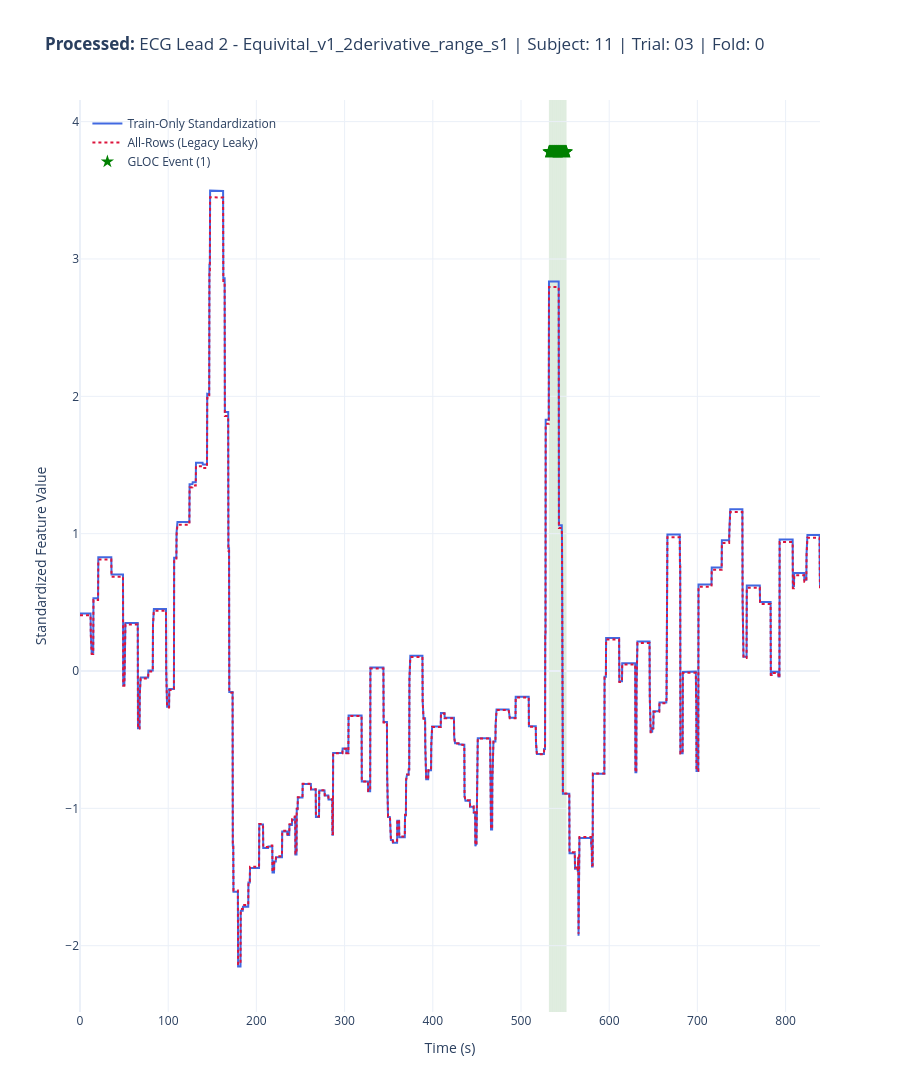

Notebook code for this chart:
### Code cell
# Define your parameters
RESULTS_DIR = "../../../Results/Traditional_Standardization_Metrics/Complete_Explicit"
MODEL = "KNN"  # e.g., "RandomForest"
FOLD = 0
SUBJECT = "11"            # Replace with actual subject ID from your data
TRIAL = "03"              # Replace with actual trial ID

# 1. Plot Processed Data (Train-Only vs All-Rows)
# If you know the exact processed name (e.g., "EEG_C3_s1"), use it directly.
# Otherwise, pass the base name and it will auto-resolve to _s1 or _s2.
fig_processed = plot_standardization_comparison(
    base_results_dir=RESULTS_DIR,
    model_name=MODEL,
    fold_id=FOLD,
    subject_id=SUBJECT,
    trial_id=TRIAL,
    feature_name="ECG Lead 2 - Equivital_v1_2derivative_range",
    data_source="processed",
    processed_variant="s1"
)
fig_processed.show()

### Figure 1 — Plotly figure (JSON) as saved in the notebook; plotly's stock layout.template omitted (floating-point values rounded to 4 significant figures; data arrays with more than 128 entries replaced by an {"elided": "..."} marker saying what was removed)
{"data": [{"line": {"color": "royalblue", "width": 2}, "marker": {"opacity": 0.8, "size": 5, "symbol": "circle"}, "mode": "lines", "name": "Train-Only Standardization", "x": {"elided": "3357 float values"}, "y": {"elided": "3357 float values"}, "type": "scatter"}, {"line": {"color": "crimson", "dash": "dot", "width": 2}, "marker": {"opacity": 0.8, "size": 5, "symbol": "square"}, "mode": "lines", "name": "All-Rows (Legacy Leaky)", "x": {"elided": "3357 float values"}, "y": {"elided": "3357 float values"}, "type": "scatter"}, {"marker": {"color": "green", "size": 10, "symbol": "star"}, "mode": "markers", "name": "GLOC Event (1)", "showlegend": true, "x": [531.8, 532.0, 532.2, 532.5, 532.8, 533.0, 533.2, 533.5, 533.8, 534.0, 534.2, 534.5, 534.8, 535.0, 535.2, 535.5, 535.8, 536.0, 536.2, 536.5, 536.8, 537.0, 537.2, 537.5, 537.8, 538.0, 538.2, 538.5, 538.8, 539.0, 539.2, 539.5, 539.8, 540.0, 540.2, 540.5, 540.8, 541.0, 541.2, 541.5, 541.8, 542.0, 542.2, 542.5, 542.8, 543.0, 543.2, 543.5, 543.8, 544.0, 544.2, 544.5, 544.8, 545.0, 545.2, 545.5, 545.8, 546.0, 546.2, 546.5, 546.8, 547.0, 547.2, 547.5, 547.8, 548.0, 548.2, 548.5, 548.8, 549.0, 549.2, 549.5, 549.8, 550.0, 550.2, 550.5, 550.8, 551.0, 551.2, 551.5], "y": [3.78, 3.78, 3.78, 3.78, 3.78, 3.78, 3.78, 3.78, 3.78, 3.78, 3.78, 3.78, 3.78, 3.78, 3.78, 3.78, 3.78, 3.78, 3.78, 3.78, 3.78, 3.78, 3.78, 3.78, 3.78, 3.78, 3.78, 3.78, 3.78, 3.78, 3.78, 3.78, 3.78, 3.78, 3.78, 3.78, 3.78, 3.78, 3.78, 3.78, 3.78, 3.78, 3.78, 3.78, 3.78, 3.78, 3.78, 3.78, 3.78, 3.78, 3.78, 3.78, 3.78, 3.78, 3.78, 3.78, 3.78, 3.78, 3.78, 3.78, 3.78, 3.78, 3.78, 3.78, 3.78, 3.78, 3.78, 3.78, 3.78, 3.78, 3.78, 3.78, 3.78, 3.78, 3.78, 3.78, 3.78, 3.78, 3.78, 3.78], "type": "scatter"}], "layout": {"shapes": [{"fillcolor": "green", "layer": "below", "line": {"width": 0}, "opacity": 0.15, "type": "rect", "x0": 531.6, "x1": 531.9, "xref": "x", "y0": 0, "y1": 1, "yref": "y domain"}, {"fillcolor": "green", "layer": "below", "line": {"width": 0}, "opacity": 0.15, "type": "rect", "x0": 531.9, "x1": 532.1, "xref": "x", "y0": 0, "y1": 1, "yref": "y domain"}, {"fillcolor": "green", "layer": "below", "line": {"width": 0}, "opacity": 0.15, "type": "rect", "x0": 532.1, "x1": 532.4, "xref": "x", "y0": 0, "y1": 1, "yref": "y domain"}, {"fillcolor": "green", "layer": "below", "line": {"width": 0}, "opacity": 0.15, "type": "rect", "x0": 532.4, "x1": 532.6, "xref": "x", "y0": 0, "y1": 1, "yref": "y domain"}, {"fillcolor": "green", "layer": "below", "line": {"width": 0}, "opacity": 0.15, "type": "rect", "x0": 532.6, "x1": 532.9, "xref": "x", "y0": 0, "y1": 1, "yref": "y domain"}, {"fillcolor": "green", "layer": "below", "line": {"width": 0}, "opacity": 0.15, "type": "rect", "x0": 532.9, "x1": 533.1, "xref": "x", "y0": 0, "y1": 1, "yref": "y domain"}, {"fillcolor": "green", "layer": "below", "line": {"width": 0}, "opacity": 0.15, "type": "rect", "x0": 533.1, "x1": 533.4, "xref": "x", "y0": 0, "y1": 1, "yref": "y domain"}, {"fillcolor": "green", "layer": "below", "line": {"width": 0}, "opacity": 0.15, "type": "rect", "x0": 533.4, "x1": 533.6, "xref": "x", "y0": 0, "y1": 1, "yref": "y domain"}, {"fillcolor": "green", "layer": "below", "line": {"width": 0}, "opacity": 0.15, "type": "rect", "x0": 533.6, "x1": 533.9, "xref": "x", "y0": 0, "y1": 1, "yref": "y domain"}, {"fillcolor": "green", "layer": "below", "line": {"width": 0}, "opacity": 0.15, "type": "rect", "x0": 533.9, "x1": 534.1, "xref": "x", "y0": 0, "y1": 1, "yref": "y domain"}, {"fillcolor": "green", "layer": "below", "line": {"width": 0}, "opacity": 0.15, "type": "rect", "x0": 534.1, "x1": 534.4, "xref": "x", "y0": 0, "y1": 1, "yref": "y domain"}, {"fillcolor": "green", "layer": "below", "line": {"width": 0}, "opacity": 0.15, "type": "rect", "x0": 534.4, "x1": 534.6, "xref": "x", "y0": 0, "y1": 1, "yref": "y domain"}, {"fillcolor": "green", "layer": "below", "line": {"width": 0}, "opacity": 0.15, "type": "rect", "x0": 534.6, "x1": 534.9, "xref": "x", "y0": 0, "y1": 1, "yref": "y domain"}, {"fillcolor": "green", "layer": "below", "line": {"width": 0}, "opacity": 0.15, "type": "rect", "x0": 534.9, "x1": 535.1, "xref": "x", "y0": 0, "y1": 1, "yref": "y domain"}, {"fillcolor": "green", "layer": "below", "line": {"width": 0}, "opacity": 0.15, "type": "rect", "x0": 535.1, "x1": 535.4, "xref": "x", "y0": 0, "y1": 1, "yref": "y domain"}, {"fillcolor": "green", "layer": "below", "line": {"width": 0}, "opacity": 0.15, "type": "rect", "x0": 535.4, "x1": 535.6, "xref": "x", "y0": 0, "y1": 1, "yref": "y domain"}, {"fillcolor": "green", "layer": "below", "line": {"width": 0}, "opacity": 0.15, "type": "rect", "x0": 535.6, "x1": 535.9, "xref": "x", "y0": 0, "y1": 1, "yref": "y domain"}, {"fillcolor": "green", "layer": "below", "line": {"width": 0}, "opacity": 0.15, "type": "rect", "x0": 535.9, "x1": 536.1, "xref": "x", "y0": 0, "y1": 1, "yref": "y domain"}, {"fillcolor": "green", "layer": "below", "line": {"width": 0}, "opacity": 0.15, "type": "rect", "x0": 536.1, "x1": 536.4, "xref": "x", "y0": 0, "y1": 1, "yref": "y domain"}, {"fillcolor": "green", "layer": "below", "line": {"width": 0}, "opacity": 0.15, "type": "rect", "x0": 536.4, "x1": 536.6, "xref": "x", "y0": 0, "y1": 1, "yref": "y domain"}, {"fillcolor": "green", "layer": "below", "line": {"width": 0}, "opacity": 0.15, "type": "rect", "x0": 536.6, "x1": 536.9, "xref": "x", "y0": 0, "y1": 1, "yref": "y domain"}, {"fillcolor": "green", "layer": "below", "line": {"width": 0}, "opacity": 0.15, "type": "rect", "x0": 536.9, "x1": 537.1, "xref": "x", "y0": 0, "y1": 1, "yref": "y domain"}, {"fillcolor": "green", "layer": "below", "line": {"width": 0}, "opacity": 0.15, "type": "rect", "x0": 537.1, "x1": 537.4, "xref": "x", "y0": 0, "y1": 1, "yref": "y domain"}, {"fillcolor": "green", "layer": "below", "line": {"width": 0}, "opacity": 0.15, "type": "rect", "x0": 537.4, "x1": 537.6, "xref": "x", "y0": 0, "y1": 1, "yref": "y domain"}, {"fillcolor": "green", "layer": "below", "line": {"width": 0}, "opacity": 0.15, "type": "rect", "x0": 537.6, "x1": 537.9, "xref": "x", "y0": 0, "y1": 1, "yref": "y domain"}, {"fillcolor": "green", "layer": "below", "line": {"width": 0}, "opacity": 0.15, "type": "rect", "x0": 537.9, "x1": 538.1, "xref": "x", "y0": 0, "y1": 1, "yref": "y domain"}, {"fillcolor": "green", "layer": "below", "line": {"width": 0}, "opacity": 0.15, "type": "rect", "x0": 538.1, "x1": 538.4, "xref": "x", "y0": 0, "y1": 1, "yref": "y domain"}, {"fillcolor": "green", "layer": "below", "line": {"width": 0}, "opacity": 0.15, "type": "rect", "x0": 538.4, "x1": 538.6, "xref": "x", "y0": 0, "y1": 1, "yref": "y domain"}, {"fillcolor": "green", "layer": "below", "line": {"width": 0}, "opacity": 0.15, "type": "rect", "x0": 538.6, "x1": 538.9, "xref": "x", "y0": 0, "y1": 1, "yref": "y domain"}, {"fillcolor": "green", "layer": "below", "line": {"width": 0}, "opacity": 0.15, "type": "rect", "x0": 538.9, "x1": 539.1, "xref": "x", "y0": 0, "y1": 1, "yref": "y domain"}, {"fillcolor": "green", "layer": "below", "line": {"width": 0}, "opacity": 0.15, "type": "rect", "x0": 539.1, "x1": 539.4, "xref": "x", "y0": 0, "y1": 1, "yref": "y domain"}, {"fillcolor": "green", "layer": "below", "line": {"width": 0}, "opacity": 0.15, "type": "rect", "x0": 539.4, "x1": 539.6, "xref": "x", "y0": 0, "y1": 1, "yref": "y domain"}, {"fillcolor": "green", "layer": "below", "line": {"width": 0}, "opacity": 0.15, "type": "rect", "x0": 539.6, "x1": 539.9, "xref": "x", "y0": 0, "y1": 1, "yref": "y domain"}, {"fillcolor": "green", "layer": "below", "line": {"width": 0}, "opacity": 0.15, "type": "rect", "x0": 539.9, "x1": 540.1, "xref": "x", "y0": 0, "y1": 1, "yref": "y domain"}, {"fillcolor": "green", "layer": "below", "line": {"width": 0}, "opacity": 0.15, "type": "rect", "x0": 540.1, "x1": 540.4, "xref": "x", "y0": 0, "y1": 1, "yref": "y domain"}, {"fillcolor": "green", "layer": "below", "line": {"width": 0}, "opacity": 0.15, "type": "rect", "x0": 540.4, "x1": 540.6, "xref": "x", "y0": 0, "y1": 1, "yref": "y domain"}, {"fillcolor": "green", "layer": "below", "line": {"width": 0}, "opacity": 0.15, "type": "rect", "x0": 540.6, "x1": 540.9, "xref": "x", "y0": 0, "y1": 1, "yref": "y domain"}, {"fillcolor": "green", "layer": "below", "line": {"width": 0}, "opacity": 0.15, "type": "rect", "x0": 540.9, "x1": 541.1, "xref": "x", "y0": 0, "y1": 1, "yref": "y domain"}, {"fillcolor": "green", "layer": "below", "line": {"width": 0}, "opacity": 0.15, "type": "rect", "x0": 541.1, "x1": 541.4, "xref": "x", "y0": 0, "y1": 1, "yref": "y domain"}, {"fillcolor": "green", "layer": "below", "line": {"width": 0}, "opacity": 0.15, "type": "rect", "x0": 541.4, "x1": 541.6, "xref": "x", "y0": 0, "y1": 1, "yref": "y domain"}, {"fillcolor": "green", "layer": "below", "line": {"width": 0}, "opacity": 0.15, "type": "rect", "x0": 541.6, "x1": 541.9, "xref": "x", "y0": 0, "y1": 1, "yref": "y domain"}, {"fillcolor": "green", "layer": "below", "line": {"width": 0}, "opacity": 0.15, "type": "rect", "x0": 541.9, "x1": 542.1, "xref": "x", "y0": 0, "y1": 1, "yref": "y domain"}, {"fillcolor": "green", "layer": "below", "line": {"width": 0}, "opacity": 0.15, "type": "rect", "x0": 542.1, "x1": 542.4, "xref": "x", "y0": 0, "y1": 1, "yref": "y domain"}, {"fillcolor": "green", "layer": "below", "line": {"width": 0}, "opacity": 0.15, "type": "rect", "x0": 542.4, "x1": 542.6, "xref": "x", "y0": 0, "y1": 1, "yref": "y domain"}, {"fillcolor": "green", "layer": "below", "line": {"width": 0}, "opacity": 0.15, "type": "rect", "x0": 542.6, "x1": 542.9, "xref": "x", "y0": 0, "y1": 1, "yref": "y domain"}, {"fillcolor": "green", "layer": "below", "line": {"width": 0}, "opacity": 0.15, "type": "rect", "x0": 542.9, "x1": 543.1, "xref": "x", "y0": 0, "y1": 1, "yref": "y domain"}, {"fillcolor": "green", "layer": "below", "line": {"width": 0}, "opacity": 0.15, "type": "rect", "x0": 543.1, "x1": 543.4, "xref": "x", "y0": 0, "y1": 1, "yref": "y domain"}, {"fillcolor": "green", "layer": "below", "line": {"width": 0}, "opacity": 0.15, "type": "rect", "x0": 543.4, "x1": 543.6, "xref": "x", "y0": 0, "y1": 1, "yref": "y domain"}, {"fillcolor": "green", "layer": "below", "line": {"width": 0}, "opacity": 0.15, "type": "rect", "x0": 543.6, "x1": 543.9, "xref": "x", "y0": 0, "y1": 1, "yref": "y domain"}, {"fillcolor": "green", "layer": "below", "line": {"width": 0}, "opacity": 0.15, "type": "rect", "x0": 543.9, "x1": 544.1, "xref": "x", "y0": 0, "y1": 1, "yref": "y domain"}, {"fillcolor": "green", "layer": "below", "line": {"width": 0}, "opacity": 0.15, "type": "rect", "x0": 544.1, "x1": 544.4, "xref": "x", "y0": 0, "y1": 1, "yref": "y domain"}, {"fillcolor": "green", "layer": "below", "line": {"width": 0}, "opacity": 0.15, "type": "rect", "x0": 544.4, "x1": 544.6, "xref": "x", "y0": 0, "y1": 1, "yref": "y domain"}, {"fillcolor": "green", "layer": "below", "line": {"width": 0}, "opacity": 0.15, "type": "rect", "x0": 544.6, "x1": 544.9, "xref": "x", "y0": 0, "y1": 1, "yref": "y domain"}, {"fillcolor": "green", "layer": "below", "line": {"width": 0}, "opacity": 0.15, "type": "rect", "x0": 544.9, "x1": 545.1, "xref": "x", "y0": 0, "y1": 1, "yref": "y domain"}, {"fillcolor": "green", "layer": "below", "line": {"width": 0}, "opacity": 0.15, "type": "rect", "x0": 545.1, "x1": 545.4, "xref": "x", "y0": 0, "y1": 1, "yref": "y domain"}, {"fillcolor": "green", "layer": "below", "line": {"width": 0}, "opacity": 0.15, "type": "rect", "x0": 545.4, "x1": 545.6, "xref": "x", "y0": 0, "y1": 1, "yref": "y domain"}, {"fillcolor": "green", "layer": "below", "line": {"width": 0}, "opacity": 0.15, "type": "rect", "x0": 545.6, "x1": 545.9, "xref": "x", "y0": 0, "y1": 1, "yref": "y domain"}, {"fillcolor": "green", "layer": "below", "line": {"width": 0}, "opacity": 0.15, "type": "rect", "x0": 545.9, "x1": 546.1, "xref": "x", "y0": 0, "y1": 1, "yref": "y domain"}, {"fillcolor": "green", "layer": "below", "line": {"width": 0}, "opacity": 0.15, "type": "rect", "x0": 546.1, "x1": 546.4, "xref": "x", "y0": 0, "y1": 1, "yref": "y domain"}, {"fillcolor": "green", "layer": "below", "line": {"width": 0}, "opacity": 0.15, "type": "rect", "x0": 546.4, "x1": 546.6, "xref": "x", "y0": 0, "y1": 1, "yref": "y domain"}, {"fillcolor": "green", "layer": "below", "line": {"width": 0}, "opacity": 0.15, "type": "rect", "x0": 546.6, "x1": 546.9, "xref": "x", "y0": 0, "y1": 1, "yref": "y domain"}, {"fillcolor": "green", "layer": "below", "line": {"width": 0}, "opacity": 0.15, "type": "rect", "x0": 546.9, "x1": 547.1, "xref": "x", "y0": 0, "y1": 1, "yref": "y domain"}, {"fillcolor": "green", "layer": "below", "line": {"width": 0}, "opacity": 0.15, "type": "rect", "x0": 547.1, "x1": 547.4, "xref": "x", "y0": 0, "y1": 1, "yref": "y domain"}, {"fillcolor": "green", "layer": "below", "line": {"width": 0}, "opacity": 0.15, "type": "rect", "x0": 547.4, "x1": 547.6, "xref": "x", "y0": 0, "y1": 1, "yref": "y domain"}, {"fillcolor": "green", "layer": "below", "line": {"width": 0}, "opacity": 0.15, "type": "rect", "x0": 547.6, "x1": 547.9, "xref": "x", "y0": 0, "y1": 1, "yref": "y domain"}, {"fillcolor": "green", "layer": "below", "line": {"width": 0}, "opacity": 0.15, "type": "rect", "x0": 547.9, "x1": 548.1, "xref": "x", "y0": 0, "y1": 1, "yref": "y domain"}, {"fillcolor": "green", "layer": "below", "line": {"width": 0}, "opacity": 0.15, "type": "rect", "x0": 548.1, "x1": 548.4, "xref": "x", "y0": 0, "y1": 1, "yref": "y domain"}, {"fillcolor": "green", "layer": "below", "line": {"width": 0}, "opacity": 0.15, "type": "rect", "x0": 548.4, "x1": 548.6, "xref": "x", "y0": 0, "y1": 1, "yref": "y domain"}, {"fillcolor": "green", "layer": "below", "line": {"width": 0}, "opacity": 0.15, "type": "rect", "x0": 548.6, "x1": 548.9, "xref": "x", "y0": 0, "y1": 1, "yref": "y domain"}, {"fillcolor": "green", "layer": "below", "line": {"width": 0}, "opacity": 0.15, "type": "rect", "x0": 548.9, "x1": 549.1, "xref": "x", "y0": 0, "y1": 1, "yref": "y domain"}, {"fillcolor": "green", "layer": "below", "line": {"width": 0}, "opacity": 0.15, "type": "rect", "x0": 549.1, "x1": 549.4, "xref": "x", "y0": 0, "y1": 1, "yref": "y domain"}, {"fillcolor": "green", "layer": "below", "line": {"width": 0}, "opacity": 0.15, "type": "rect", "x0": 549.4, "x1": 549.6, "xref": "x", "y0": 0, "y1": 1, "yref": "y domain"}, {"fillcolor": "green", "layer": "below", "line": {"width": 0}, "opacity": 0.15, "type": "rect", "x0": 549.6, "x1": 549.9, "xref": "x", "y0": 0, "y1": 1, "yref": "y domain"}, {"fillcolor": "green", "layer": "below", "line": {"width": 0}, "opacity": 0.15, "type": "rect", "x0": 549.9, "x1": 550.1, "xref": "x", "y0": 0, "y1": 1, "yref": "y domain"}, {"fillcolor": "green", "layer": "below", "line": {"width": 0}, "opacity": 0.15, "type": "rect", "x0": 550.1, "x1": 550.4, "xref": "x", "y0": 0, "y1": 1, "yref": "y domain"}, {"fillcolor": "green", "layer": "below", "line": {"width": 0}, "opacity": 0.15, "type": "rect", "x0": 550.4, "x1": 550.6, "xref": "x", "y0": 0, "y1": 1, "yref": "y domain"}, {"fillcolor": "green", "layer": "below", "line": {"width": 0}, "opacity": 0.15, "type": "rect", "x0": 550.6, "x1": 550.9, "xref": "x", "y0": 0, "y1": 1, "yref": "y domain"}, {"fillcolor": "green", "layer": "below", "line": {"width": 0}, "opacity": 0.15, "type": "rect", "x0": 550.9, "x1": 551.1, "xref": "x", "y0": 0, "y1": 1, "yref": "y domain"}, {"fillcolor": "green", "layer": "below", "line": {"width": 0}, "opacity": 0.15, "type": "rect", "x0": 551.1, "x1": 551.4, "xref": "x", "y0": 0, "y1": 1, "yref": "y domain"}, {"fillcolor": "green", "layer": "below", "line": {"width": 0}, "opacity": 0.15, "type": "rect", "x0": 551.4, "x1": 551.6, "xref": "x", "y0": 0, "y1": 1, "yref": "y domain"}], "legend": {"yanchor": "top", "y": 0.99, "xanchor": "left", "x": 0.01, "bgcolor": "rgba(0,0,0,0)"}, "title": {"text": "<b>Processed:</b> ECG Lead 2 - Equivital_v1_2derivative_range_s1 | Subject: 11 | Trial: 03 | Fold: 0"}, "xaxis": {"title": {"text": "Time (s)"}}, "yaxis": {"title": {"text": "Standardized Feature Value"}}, "hovermode": "x unified", "height": 1200}}
